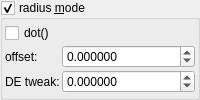
    <widget class="MyGroupBox" name="groupCheck_transf_function_enabledAx">
     <property name="font">
      <font>
       <weight>50</weight>
       <bold>false</bold>
      </font>
     </property>
     <property name="toolTip">
      <string/>
     </property>
     <property name="title">
      <string>radius &amp;mode</string>
     </property>
     <property name="checkable">
      <bool>true</bool>
     </property>
     <layout class="QVBoxLayout" name="verticalLayout_32" stretch="0">
      <property name="spacing">
       <number>2</number>
      </property>
      <property name="leftMargin">
       <number>2</number>
      </property>
      <property name="topMargin">
       <number>2</number>
      </property>
      <property name="rightMargin">
       <number>2</number>
      </property>
      <property name="bottomMargin">
       <number>2</number>
      </property>
      <item>
       <layout class="QGridLayout" name="gridLayout_21" columnstretch="0,1">
        <item row="1" column="0">
         <widget class="QLabel" name="label_270">
          <property name="font">
           <font>
            <weight>50</weight>
            <bold>false</bold>
           </font>
          </property>
          <property name="text">
           <string>offset:</string>
          </property>
         </widget>
        </item>
        <item row="2" column="0">
         <widget class="QLabel" name="label_272">
          <property name="font">
           <font>
            <weight>50</weight>
            <bold>false</bold>
           </font>
          </property>
          <property name="text">
           <string>DE tweak:</string>
          </property>
         </widget>
        </item>
        <item row="0" column="0">
         <widget class="MyCheckBox" name="checkBox_transf_function_enabledAy_false">
          <property name="text">
           <string notr="true">dot()</string>
          </property>
         </widget>
        </item>
        <item row="2" column="1">
         <widget class="MyDoubleSpinBox" name="spinbox_transf_offset_02">
          <property name="sizePolicy">
           <sizepolicy hsizetype="Minimum" vsizetype="Maximum">
            <horstretch>0</horstretch>
            <verstretch>0</verstretch>
           </sizepolicy>
          </property>
          <property name="font">
           <font>
            <weight>50</weight>
            <bold>false</bold>
           </font>
          </property>
          <property name="prefix">
           <string/>
          </property>
          <property name="suffix">
           <string/>
          </property>
          <property name="decimals">
           <number>6</number>
          </property>
          <property name="minimum">
           <double>-99.000000000000000</double>
          </property>
          <property name="maximum">
           <double>99.989999999999995</double>
          </property>
          <property name="singleStep">
           <double>0.010000000000000</double>
          </property>
         </widget>
        </item>
        <item row="1" column="1">
         <widget class="MyDoubleSpinBox" name="spinbox_transf_offsetD_0">
          <property name="sizePolicy">
           <sizepolicy hsizetype="Minimum" vsizetype="Maximum">
            <horstretch>0</horstretch>
            <verstretch>0</verstretch>
           </sizepolicy>
          </property>
          <property name="font">
           <font>
            <weight>50</weight>
            <bold>false</bold>
           </font>
          </property>
          <property name="prefix">
           <string/>
          </property>
          <property name="suffix">
           <string/>
          </property>
          <property name="decimals">
           <number>6</number>
          </property>
          <property name="minimum">
           <double>-99.000000000000000</double>
          </property>
          <property name="maximum">
           <double>99.989999999999995</double>
          </property>
          <property name="singleStep">
           <double>0.010000000000000</double>
          </property>
         </widget>
        </item>
       </layout>
      </item>
     </layout>
    </widget>
